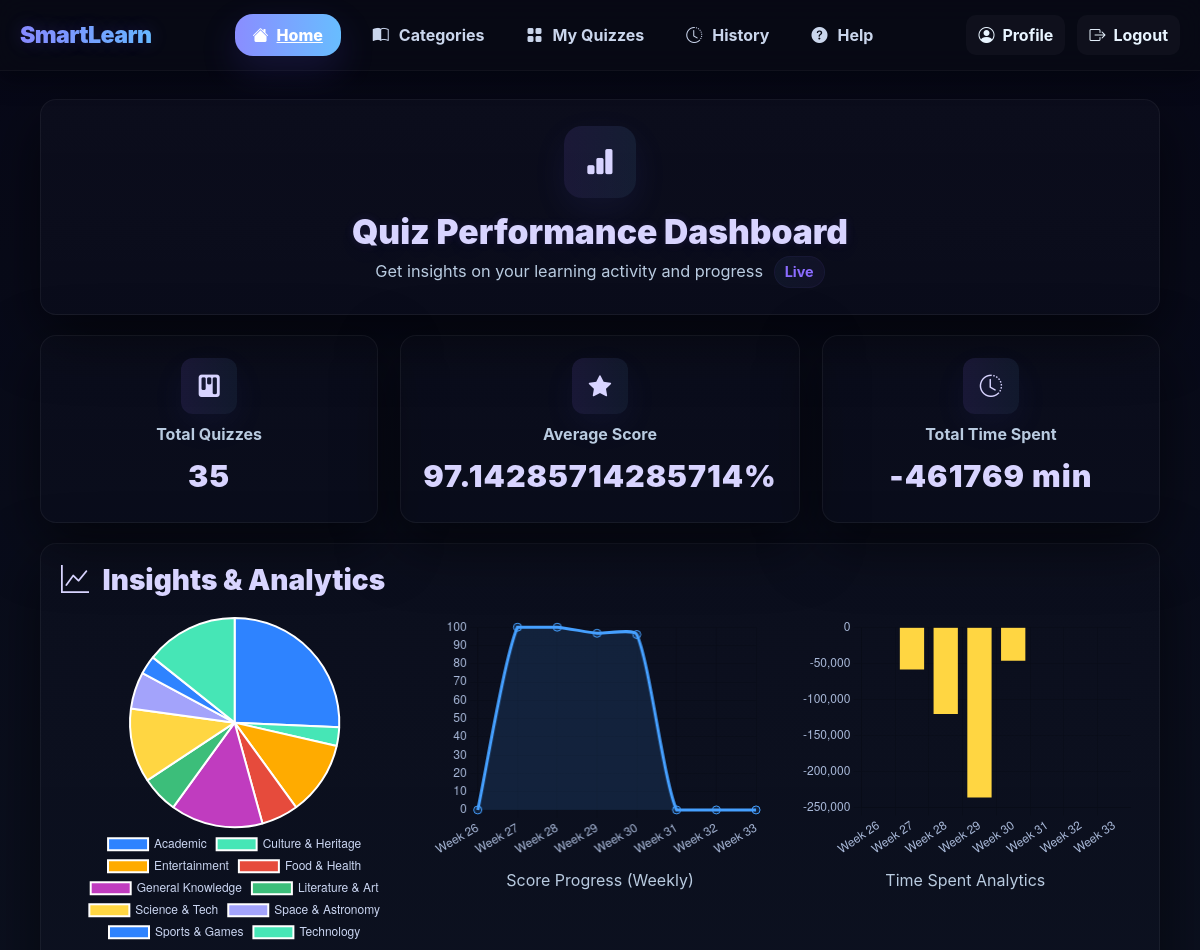
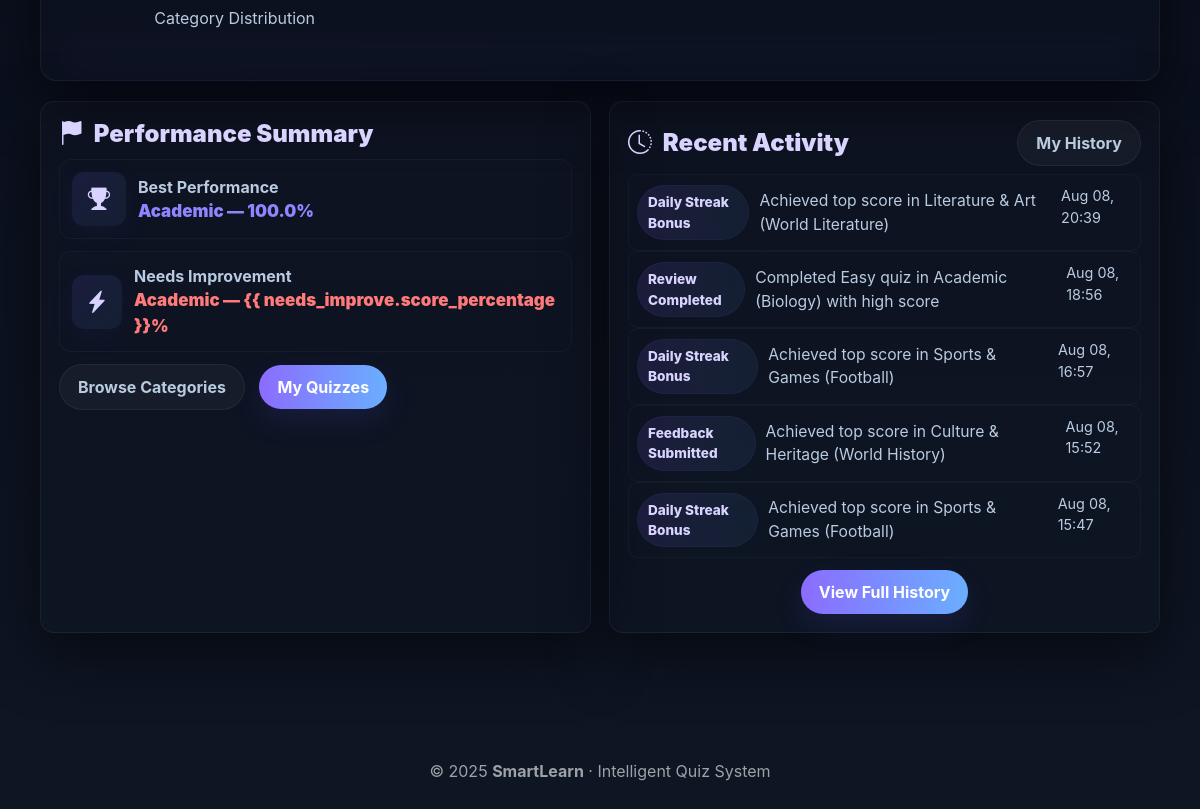
Screenshot of /my-quizzes/ (signed in) with the database file from the repository (2 pictures, top to bottom).
### quizzes/models.py (models this page shows, shortened)
class UserQuizAttempt(models.Model):
    user = models.ForeignKey(User, on_delete=models.CASCADE, related_name='attempts')
    category = models.CharField(max_length=100, default="General")
    subcategory = models.CharField(max_length=100, default="General")
    difficulty = models.CharField(max_length=20, default="Easy")
    started_at = models.DateTimeField(auto_now_add=True)
    completed_at = models.DateTimeField(null=True, blank=True)
    score_percentage = models.FloatField(default=0)
    completed = models.BooleanField(default=False)

class UserActivity(models.Model):
    user = models.ForeignKey(User, on_delete=models.CASCADE)
    activity_type = models.CharField(max_length=50)  # e.g. "Quiz Completed"
    description = models.TextField()                 # e.g. "Retook science quiz"
    timestamp = models.DateTimeField(auto_now_add=True)

### users/views.py (the view)
# urls.py: path('my-quizzes/', views.my_quizzes_view, name='my_quizzes'),
@login_required
def my_quizzes_view(request):
    user = request.user
    attempts = UserQuizAttempt.objects.filter(user=user)
    category = request.GET.get('category')
    subcategory = request.GET.get('subcategory')
    search = request.GET.get('search')
    rows = request.GET.get('rows', "10")
    page_number = request.GET.get('page', 1)
    if category:
        attempts = attempts.filter(category__iexact=category)
    if subcategory:
        attempts = attempts.filter(subcategory__iexact=subcategory)
    if search:
        attempts = attempts.filter(Q(category__icontains=search) | Q(subcategory__icontains=search))
    completed = attempts.filter(completed=True).order_by('-completed_at')
    ongoing = attempts.filter(completed=False).order_by('-started_at')
    completed_attempts = UserQuizAttempt.objects.filter(user=user, completed=True)
    total_quizzes = completed_attempts.count()
    avg_score = completed_attempts.aggregate(Avg('score_percentage'))['score_percentage__avg'] or 0
    total_time_seconds = sum((a.completed_at - a.started_at).total_seconds() for a in completed_attempts if a.completed_at and a.started_at)
    total_time_str = f"{int(total_time_seconds // 60)} min"
    category_stats = list(
        completed_attempts.values('category').annotate(avg=Avg('score_percentage'), count=Count('id'))
    )
    pie_labels = [c['category'] for c in category_stats]
    pie_data = [c['count'] for c in category_stats]
    pie_json = {
        "labels": pie_labels,
        "datasets": [{
            "label": "Quiz Count",
            "data": pie_data,
            "backgroundColor": [
                "#2e83ff", "#46e6b6", "#ffab00", "#e64b3c",
                "#c03cbf", "#3cbe7a", "#FFD642", "#A3A3FB"
            ]
        }]
    }
    today = timezone.now().date()
    week_labels = []
    week_scores = []
    for i in range(7, -1, -1):  # last 8 weeks (oldest first)
        week_start = today - timedelta(days=7 * i)
        week_end = week_start + timedelta(days=6)
        avg_score_wk = completed_attempts.filter(
            completed_at__date__gte=week_start,
            completed_at__date__lte=week_end
        ).aggregate(val=Avg('score_percentage'))['val'] or 0
        week_labels.append(week_start.strftime("Week %W"))
        week_scores.append(round(avg_score_wk, 2))
    score_progress_data = {
        "labels": week_labels,
        "datasets": [{
            "label": "Avg Score",
            "data": week_scores,
            "borderColor": "#46A0FF",
            "backgroundColor": "#46A0FF22",
            "tension": 0.2,
            "fill": True,
            "pointRadius": 4
        }]
    }
    time_spent_per_week = []
    for i in range(7, -1, -1):
        week_start = today - timedelta(days=7 * i)
        week_end = week_start + timedelta(days=6)
        attempts_wk = completed_attempts.filter(
            completed_at__date__gte=week_start,
            completed_at__date__lte=week_end
        )
        total_seconds_wk = sum(
            (a.completed_at - a.started_at).total_seconds()
            for a in attempts_wk if a.completed_at and a.started_at)
        time_spent_per_week.append(round(total_seconds_wk / 60, 2))  # MINUTES
    time_spent_data = {
        "labels": week_labels,
        "datasets": [{
            "label": "Minutes Spent",
            "data": time_spent_per_week,
            "backgroundColor": "#FFD642"
        }]
    }
    best_attempt = completed_attempts.order_by('-score_percentage').first()
    needs_improve = completed_attempts.order_by('score_percentage').first()
    recent_activities = UserActivity.objects.filter(user=user).order_by('-timestamp')[:5]
    if str(rows) == "All":
        rows_count = completed.count() or 1
    else:
        try:
            rows_count = int(rows)
        except ValueError:
            rows_count = 10
    paginator = Paginator(completed, rows_count)
    completed_page = paginator.get_page(page_number)
    attempts_with_time = []
    for attempt in completed_page:
        if attempt.started_at and attempt.completed_at:
            delta = attempt.completed_at - attempt.started_at
            if delta.total_seconds() < 60:
                time_taken_str = f"{int(delta.total_seconds())} sec"
            elif delta.total_seconds() < 3600:
                mins = int(delta.total_seconds() // 60)
                time_taken_str = f"{mins} min"
            else:
                hours = int(delta.total_seconds() // 3600)
                mins = int((delta.total_seconds() % 3600) // 60)
                time_taken_str = f"{hours} hr {mins} min"
        else:
            time_taken_str = "-"
        attempt.time_taken_str = time_taken_str
        attempts_with_time.append(attempt)
    categories = UserQuizAttempt.objects.values_list('category', flat=True).distinct()
    subcategories = UserQuizAttempt.objects.values_list('subcategory', flat=True).distinct()
    context = {
        'completed_quizzes': attempts_with_time,
        'completed_page': completed_page,
        'ongoing_quizzes': ongoing,
        'categories': categories,
        'subcategories': subcategories,
        'page_obj': completed_page,
        'rows': rows,
        'total_quizzes': total_quizzes,
        'avg_score': avg_score,
        'total_time_str': total_time_str,
        'pie_data': json.dumps(pie_json),
        'score_progress_data': json.dumps(score_progress_data),
        'time_spent_data': json.dumps(time_spent_data),
        'recent_activities': recent_activities,
        'best_attempt': best_attempt,
        'needs_improve': needs_improve,
    }
    return render(request, "users/dashboard.html", context)

### templates/users/dashboard.html (shortened to what this page needs)
{% extends 'base.html' %}
{% block content %}
<div class="page-wrap">
  <section class="hero-section" role="banner" aria-label="Performance summary">
    <div class="hero-top-icon" aria-hidden="true">
      <i class="bi bi-bar-chart-fill"></i>
    </div>
    <h1 class="hero-title">Quiz Performance Dashboard</h1>
    <p class="hero-sub">
      Get insights on your learning activity and progress
      <span class="badge-live">Live</span>
    </p>
  </section>
  <div class="cards-row" role="region" aria-label="Key stats">
    <div class="score-card">
      <div class="score-icon"><i class="bi bi-kanban-fill"></i></div>
      <div class="stat-title">Total Quizzes</div>
      <div class="stat-value">{{ total_quizzes }}</div>
    </div>
    <div class="score-card">
      <div class="score-icon"><i class="bi bi-star-fill"></i></div>
      <div class="stat-title">Average Score</div>
      <div class="stat-value">{{ avg_score|default:0 }}%</div>
    </div>
    <div class="score-card">
      <div class="score-icon"><i class="bi bi-clock-history"></i></div>
      <div class="stat-title">Total Time Spent</div>
      <div class="stat-value">{{ total_time_str }}</div>
    </div>
  </div>
  <div class="custom-card">
    <h3 style="margin: 0 0 12px; color: var(--hero-text); font-weight: 900">
      <i class="bi bi-graph-up" style="margin-right: 8px"></i> Insights &
      Analytics
    </h3>
    <div class="charts-grid">
      <div style="padding: 8px">
        <canvas id="pieCategories" height="220"></canvas>
        <div style="text-align: center; color: var(--muted); margin-top: 8px">
          Category Distribution
        </div>
      </div>
      <div style="padding: 8px">
        <canvas id="scoreLineChart" height="220"></canvas>
        <div style="text-align: center; color: var(--muted); margin-top: 8px">
          Score Progress (Weekly)
        </div>
      </div>
      <div style="padding: 8px">
        <canvas id="timeBarChart" height="220"></canvas>
        <div style="text-align: center; color: var(--muted); margin-top: 8px">
          Time Spent Analytics
        </div>
      </div>
    </div>
    <div class="panel-glow" aria-hidden="true"></div>
  </div>
  <div class="split-row">
    <div class="performance-card">
      <h4 style="margin: 0 0 10px; color: var(--hero-text); font-weight: 900">
        <i class="bi bi-flag-fill" style="margin-right: 6px"></i> Performance
        Summary
      </h4>
      <div style="margin-top: 10px">
        <div class="perf-item">
          <div class="perf-icon"><i class="bi bi-trophy-fill"></i></div>
          <div>
            <div class="perf-title">Best Performance</div>
            {% if best_attempt %}
            <div class="perf-value" style="color: #8f85ff">
              {{ best_attempt.category }} — {{ best_attempt.score_percentage }}%
            </div>
            {% else %}
            <div class="perf-value" style="color: var(--muted)">
              No data yet
            </div>
            {% endif %}
          </div>
        </div>
        <div class="perf-item">
          <div class="perf-icon">
            <i class="bi bi-lightning-charge-fill"></i>
          </div>
          <div>
            <div class="perf-title">Needs Improvement</div>
            {% if needs_improve %}
            <div class="perf-value" style="color: #ff7a7a">
              {{ needs_improve.category }} — {{ needs_improve.score_percentage
              }}%
            </div>
            {% else %}
            <div class="perf-value" style="color: var(--muted)">
              No data yet
            </div>
            {% endif %}
          </div>
        </div>
      </div>
      <div style="margin-top: 12px">
        <a href="{% url 'categories' %}" class="btn-pill btn-ghost"
          >Browse Categories</a
        >
        <a
          href="{% url 'my_quizzes' %}"
          class="btn-pill btn-primary"
          style="margin-left: 10px"
          >My Quizzes</a
        >
      </div>
    </div>
    <div class="activity-card">
      <div
        style="
          display: flex;
          justify-content: space-between;
          align-items: center;
          margin-bottom: 8px;
        "
      >
        <h4 style="margin: 0; color: var(--hero-text); font-weight: 900">
          <i class="bi bi-clock-history" style="margin-right: 6px"></i> Recent
          Activity
        </h4>
        <a
          href="{% url 'history' %}"
          class="btn-pill btn-ghost"
          style="font-weight: 700"
          >My History</a
        >
      </div>
      <ul class="activity-list">
        {% for activity in recent_activities %}
        <li class="activity-item">
          <div class="activity-left">
            <div class="activity-badge">{{ activity.activity_type }}</div>
            <div class="activity-text">{{ activity.description }}</div>
          </div>
          <div style="color: var(--muted); font-size: 0.9rem">
            {{ activity.timestamp|date:"M d, H:i" }}
          </div>
        </li>
        {% endfor %}
      </ul>
      <div style="margin-top: 12px; text-align: center">
        <a href="{% url 'history' %}" class="btn-pill btn-primary"
          >View Full History</a
        >
      </div>
    </div>
  </div>
</div>
<script>
  document.addEventListener('DOMContentLoaded', function() {
      // Pie
      const pieCtx = document.getElementById('pieCategories');
      if (pieCtx) {
        new Chart(pieCtx, {
          type: 'pie',
          data: {{ pie_data|default:"{}"|safe }},
          options: {
            plugins: { legend: { position:'bottom', labels:{color:'#cbd6f2'} } }
          }
        });
      }
      // Score line
      const lineCtx = document.getElementById('scoreLineChart');
      if (lineCtx) {
        new Chart(lineCtx, {
          type: 'line',
          data: {{ score_progress_data|default:"{}"|safe }},
          options: {
            scales: {
              x:{ticks:{color:'#A8B8D8'}},
              y:{beginAtZero:true,ticks:{color:'#A8B8D8'}}
            },
            plugins:{ legend:{ display:false } }
          }
        });
      }
      // Time bar
      const barCtx = document.getElementById('timeBarChart');
      if (barCtx) {
        new Chart(barCtx, {
          type: 'bar',
          data: {{ time_spent_data|default:"{}"|safe }},
          options: {
            scales: {
              x:{ticks:{color:'#A8B8D8'}},
              y:{beginAtZero:true,ticks:{color:'#A8B8D8'}}
            },
            plugins:{ legend:{ display:false } }
          }
        });
      }
  });
</script>
{% endblock %}

### templates/base.html (style rules this page uses)
:root { --nav-bg: rgba(8,10,20,0.75); --nav-border: rgba(255,255,255,0.04); --brand-gradient-start: #8a8dff; --brand-gradient-end: #68bdff; }
body { margin:0; font-family: Inter, "Segoe UI", Roboto, "Helvetica Neue", Arial, sans-serif; background: linear-gradient(180deg,#070817 0%, #0e1624 100%); color:#eaf2ff; -webkit-font-smoothing:antialiased; -moz-osx-font-smoothing:grayscale; }

### rows the page displays
UserQuizAttempt: category "Academic", score_percentage "100.0"
UserQuizAttempt: category "Academic"
UserActivity: activity_type "Daily Streak Bonus", description "Achieved top score in Literature & Art (World Literature)", timestamp "Aug 08, 20:39"
UserActivity: activity_type "Review Completed", description "Completed Easy quiz in Academic (Biology) with high score", timestamp "Aug 08, 18:56"
UserActivity: activity_type "Daily Streak Bonus", description "Achieved top score in Sports & Games (Football)", timestamp "Aug 08, 16:57"
UserActivity: activity_type "Feedback Submitted", description "Achieved top score in Culture & Heritage (World History)", timestamp "Aug 08, 15:52"
UserActivity: activity_type "Daily Streak Bonus", description "Achieved top score in Sports & Games (Football)", timestamp "Aug 08, 15:47"

### other values shown
{{ total_quizzes }} "35"
{{ avg_score|default:0 }} "97.14285714285714"
{{ total_time_str }} "-461769 min"
